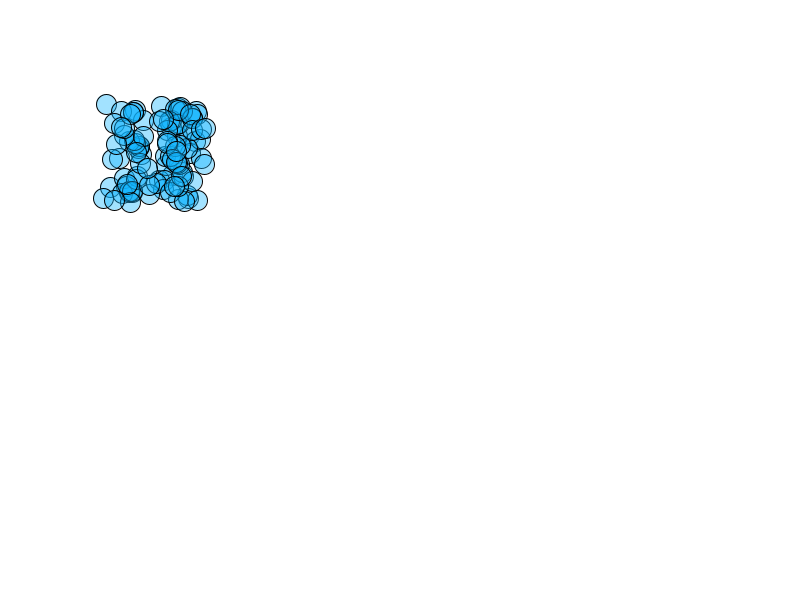
Frame 1 (no input)
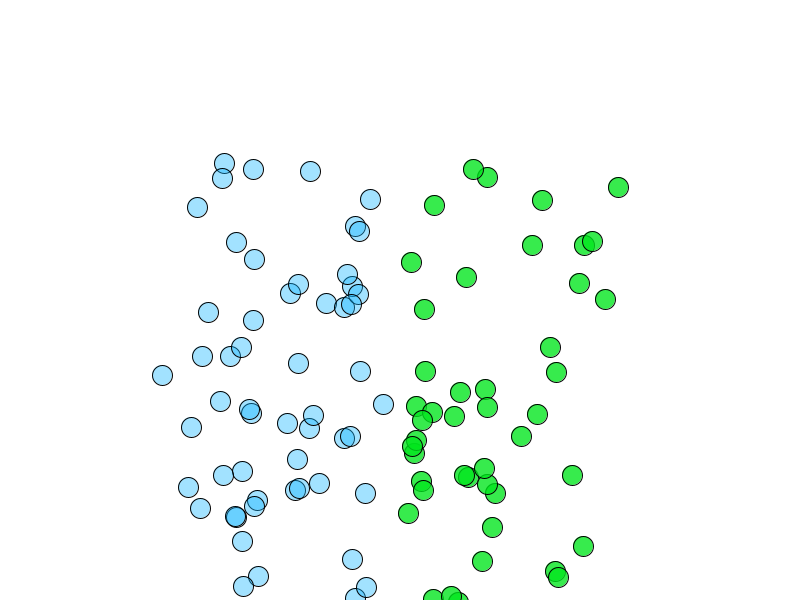
Frame 60 (the mouse pressed at the canvas centre just before this capture)
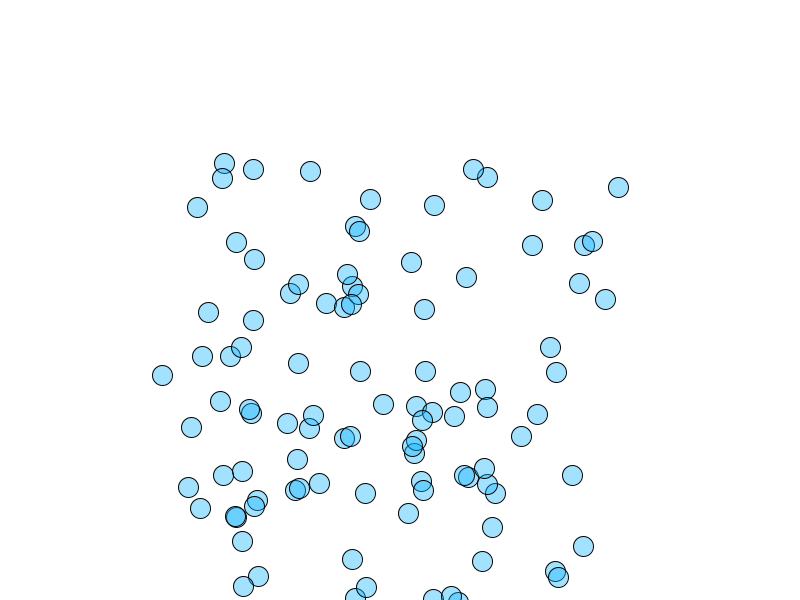
Frame 120 (the mouse held since frame 60 and released just before this capture)

The Processing sketch that drew these frames (run headless with seeded random() and noise(); from frame 60 on, the mouse is pressed at the canvas centre):

// Processing sketch: processing_105827
// ── processing_105827.pde

int arraySize = 100;
int[] x = new int [arraySize];
int[] y = new int [arraySize];
int[] xSpeed = new int [arraySize];
int[] ySpeed = new int [arraySize];
boolean stop = false;


void setup() {
  size(800, 600);
  //fills the array
  for (int i = 0; i < arraySize; i++) {
    x[i] = int(random(100, 200));
    y[i] = int(random(100, 200));
    xSpeed[i] = int(random(1, 8));
    ySpeed[i] = int(random(1, 8));
  }
}

void draw() {
  background(255);
  for (int i = 0; i < arraySize; i ++) {
    if (stop)
    {
    }
    else {

      x[i] = x[i] + xSpeed[i];
      y[i] = y[i] + ySpeed[i];

      //Right
      if (x[i] >= width) {
        xSpeed[i] = xSpeed[i] * -1;
      }
      //left
      if (x[i] <= 0 ) {
        xSpeed[i] = xSpeed[i] * -1;
      }
      //top
      if (y[i] >= height) {
        ySpeed[i] = ySpeed[i] * -1;
      }


      //bottom
      if (y[i] <= 0) {
        ySpeed[i] = ySpeed[i] * -1;
      }
      //bottom
      if (x[i] <= width/2) {

        //this will papens if this is true
        fill(18, 182, 255, 100);//transparent blue
      } 
      else {
        //  otherwise do this  
        fill(0, 229, 28, 200); //transparent green
      }
    } 
    ellipse(x[i], y[i], 20, 20);
  }
}

void mousePressed() {
  stop = !stop;

  
}
